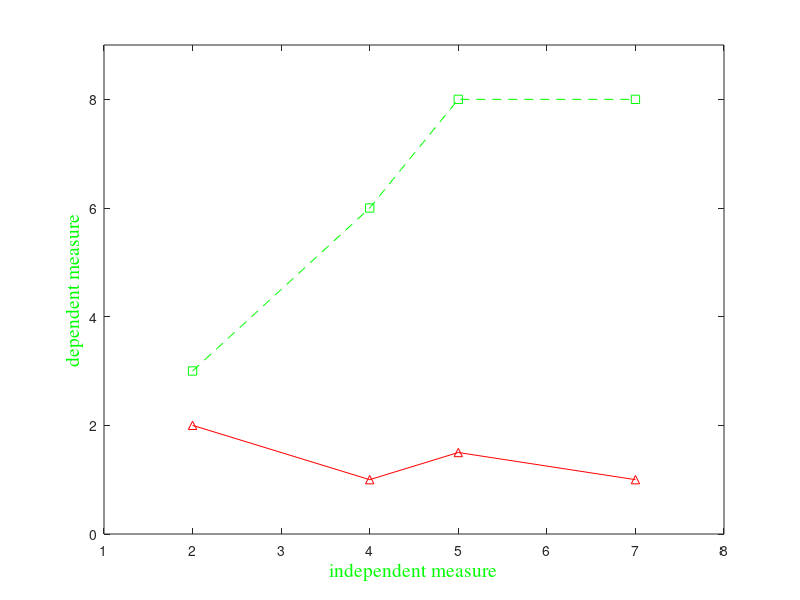
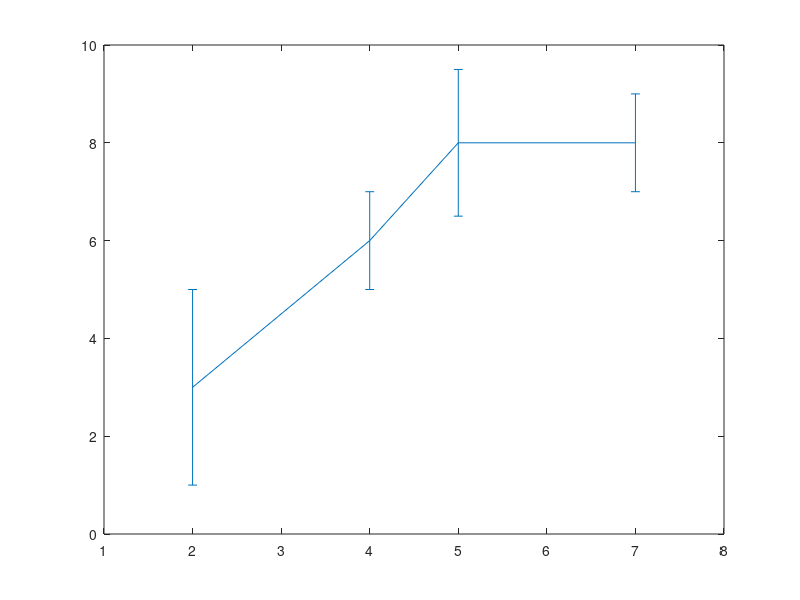
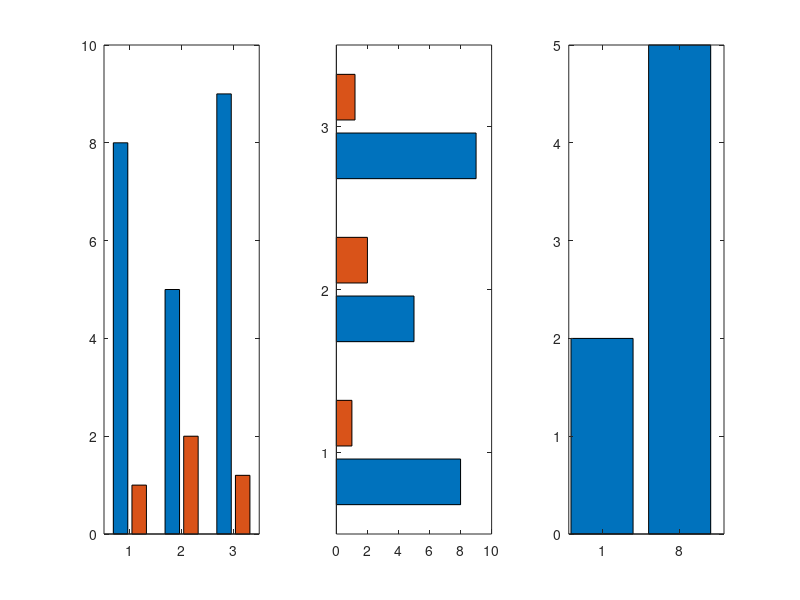
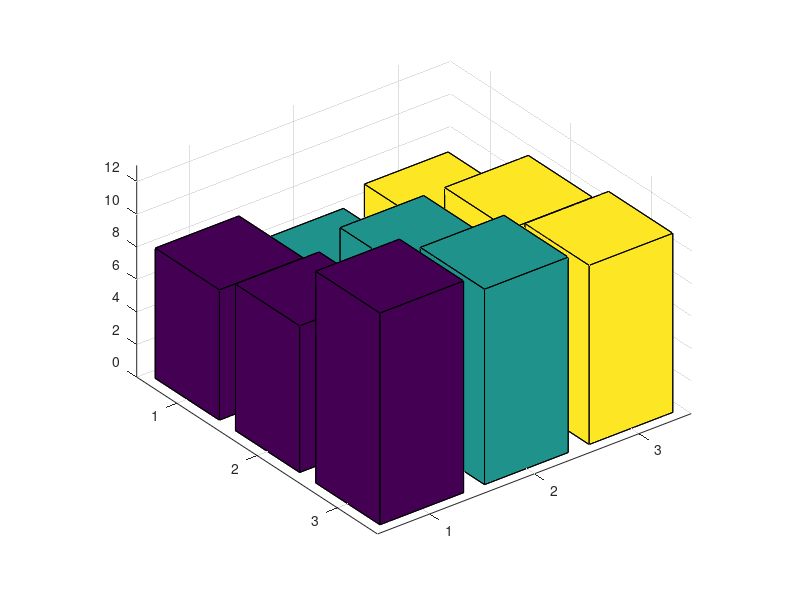

Write the MATLAB code that produced these figures, in order. (Note: this script raises an error after producing the figures.)
%Exercise set 2
clc;
clear all;
close all;
x=[2 4 5 7];
y=[3 6 8 8];
z=[2 1 1.5 1];
plot(x,y,'gs--',x,z,'r^-');% plots each against the other and use of ' denotes color and shape specification

axis([1 8 0 9]);  %range of axis
xlabel('independent measure','fontsize',14,'fontname','times','color','g');
ylabel('dependent measure','fontsize',14,'fontname','times','color','g');

set(gcf,'color','b');  
set(gca,'color','y');  

%%
figure (2);

errorbar(x,y,z); %errobar function plots y against x with z as the error bars

%%
figure (3);
w=[8 1; 5 2; 9 1.2];
subplot(1,3,1) %creates a subplot and each subsequent plot is using w
bar(w);%plain bar
subplot(1,3,2)
barh(w);%horizontal
subplot(1,3,3)
bar(w(1,:), w(2,:));
%%
figure (4);
w=[8 6 7;9 10 10; 13 12 11];
bar3(w);%3d bar graph using w as input, in a 3b3 graph
%%
figure(5);
a = -3;
b = 12;%using a and b as simple variables and plugging into a random number equation
y = a.*randn(1000,1) + b;
h= histogram(y,20); %plots a histogram with y as data and 20 bins